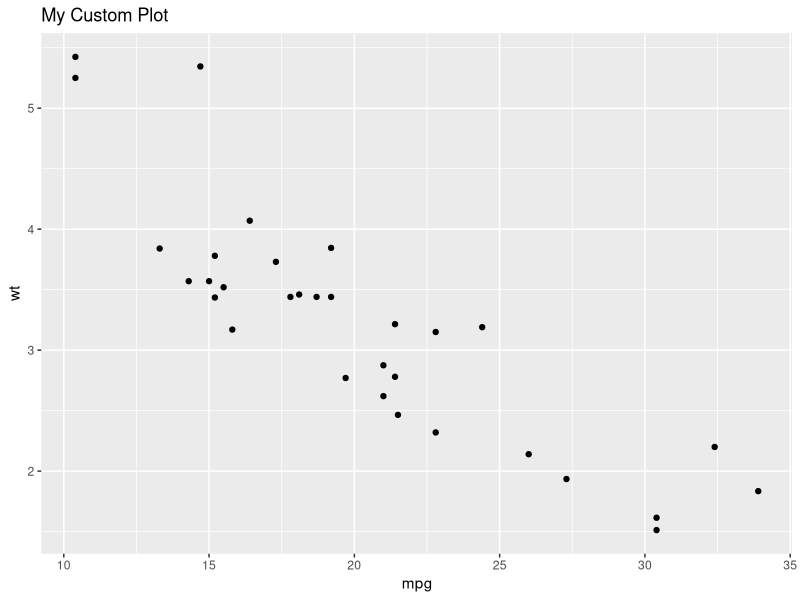

Source code (R):
## ---- chunk 1
1 + 1
## ---- chunk 2
#| echo: false
2 * 2
## ---- chunk 3
library(ggplot2)
mtcars |>
  ggplot(aes(mpg, wt))+
  geom_point()+
  labs(x = "mpg", y = "wt", title = "My Custom Plot")

